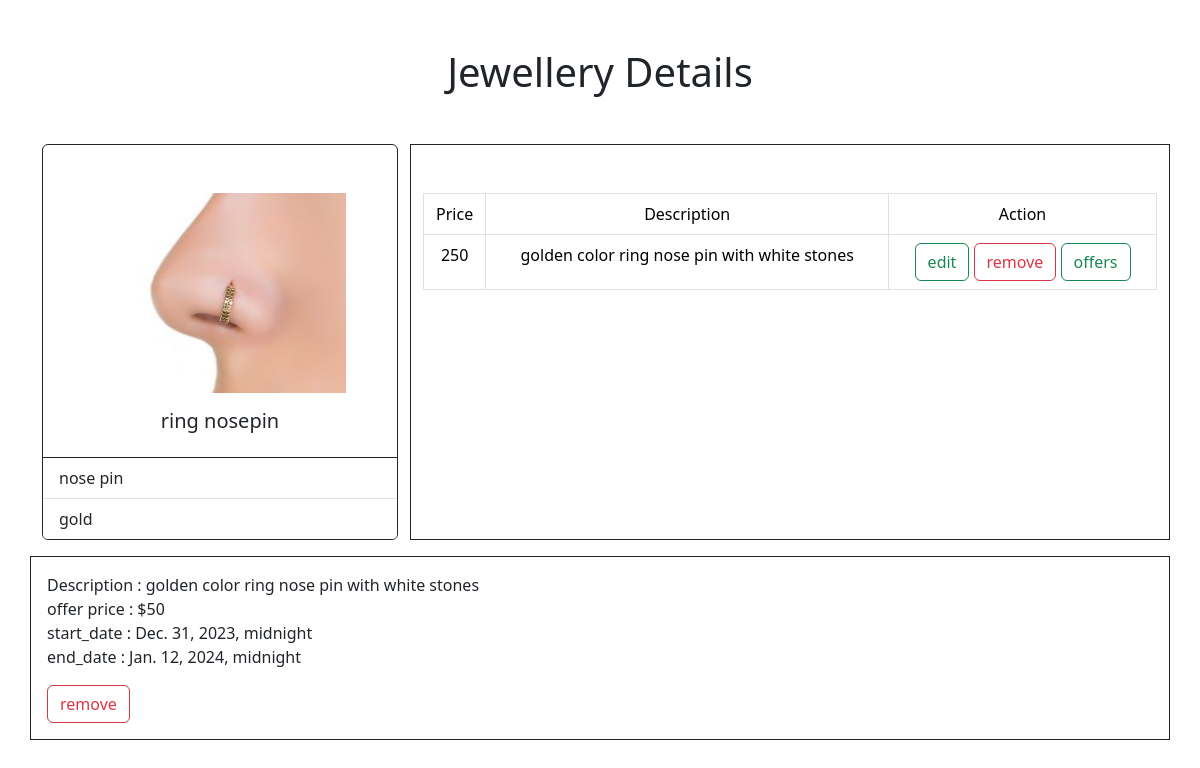
The app's page /jewellery/2 (signed in) with its own data.
### styleshines/models.py (models this page shows, shortened)
class Jewellery(models.Model):
    category=models.ForeignKey(Category,on_delete=models.CASCADE)
    name=models.CharField(max_length=200)
    options=(
        ('gold','gold'),
        ('rose gold ','rose gold'),
        ('white gold','white gold'),
        ('silver','silver'),
        ('oxidized silver','oxidized silver'),
        ('german silver','german silver'),
        ('pearl','pearl')
    )
    type=models.CharField(max_length=200,choices=options,default="gold")
    image=models.ImageField(upload_to='images')

class Category(models.Model):
    category=models.CharField(max_length=200,unique=True)
    is_active=models.BooleanField(default=True)
    def __str__(self):
        return self.category

class JewelleryVarients(models.Model):
    jewel=models.ForeignKey(Jewellery,on_delete=models.CASCADE)
    price=models.PositiveIntegerField()
    description=models.CharField(max_length=200)

class Offers(models.Model):
    jewel_varient=models.ForeignKey(JewelleryVarients,on_delete=models.CASCADE)
    discount_price=models.PositiveIntegerField()
    start_date=models.DateTimeField()
    end_date=models.DateTimeField()

### styleshines/views.py (the view)
# urls.py: path('jewellery/<int:pk>',JewelleryDetailView.as_view(),name='jewellery-detail'),
@method_decorator(desc,name='dispatch')
class JewelleryDetailView(DetailView):
    template_name='styleshines/jewellery_detail.html'
    model=Jewellery
    context_object_name='jewellery'

### styleshines/views.py (called while the page is built)
def signin_required(fn):
    def wrapper(request,*args,**kwargs):
        if not request.user.is_authenticated:
            messages.error(request,'invalid session')
            return redirect('signin')
        else:
            return fn(request,*args,**kwargs)
    return wrapper

def is_admin(fn):
    def wrapper(request,*args,**kwargs):
        if not request.user.is_superuser:
            messages.error(request,'permission denied for current user!!!')
            return redirect('signin')
        else:
            return fn(request,*args,**kwargs)
    return wrapper

### styleshines/templates/styleshines/jewellery_detail.html (shortened to what this page needs)
<!DOCTYPE html>
<html lang="en">
<head>
    <link href="https://cdn.jsdelivr.net/npm/bootstrap@5.3.2/dist/css/bootstrap.min.css" rel="stylesheet">
</head>
<body>
    <div class="container mt-5 ">
        <h1 class="text text-center mb-5">Jewellery Details</h1>
        <div class="row">
            <div class="col-4">
                <div class="card border-dark" style="width:100%">
                    <img src="{{jewellery.image.url}}" class="card-img-top mt-5" alt="..." height="200px" width="100px" style="object-fit: contain;">
                    <div class="card-body">
                      <h5 class="card-title text-center">{{jewellery.name}}</h5>
                    </div>
                    <ul class="list-group list-group-flush ">
                      <li class="list-group-item">{{jewellery.category}}</li>
                      <li class="list-group-item">{{jewellery.type}}</li>
                    </ul>
                  </div>
            </div>
            <div class="col-8 border border-dark">
               <table class="table table-bordered text-center mt-5">
                <tr>
                    <td>Price</td>
                    <td>Description</td>
                    <td>Action</td>
                </tr>
                <tr>
                {%for v in jewellery.jewelleryvarients_set.all%}
                <td>{{v.price}}</td>
                <td>{{v.description}}</td>
                      <td>
                          <a href="{%url 'jewellery-varient-change' v.id%}" class="btn btn-outline-success">edit</i></a>
                          <a href="{%url 'jewellery-varient-remove' v.id%}" class="btn btn-outline-danger">remove</i></a>
                          <a href="{%url 'offers-add' v.id%}" class="btn btn-outline-success">offers</a>
                      </td>
                    </tr>
                {%endfor%}
               </table>
            </div>
        </div>
        <div class="row mt-3">
          {%for v in jewellery.jewelleryvarients_set.all%}
            {%for o in v.offers_set.all%}
              <div class="border border-dark p-3">
                <div>
                  Description : {{o.jewel_varient.description}}
                </div>
                <div><span>offer price  : ${{o.discount_price}}</span></div>
                <div>start_date : {{o.start_date}}</div>
                <div>end_date : {{o.end_date}}</div>
                <a href="{%url 'offer-remove' o.id%}" class="btn btn-outline-danger mt-3">remove</a>
              </div>
            {%endfor%}
          {%endfor%}
      </div>
      </div>
</body>
</html>

### records on screen
Jewellery: image (picture), name "ring nosepin", category "nose pin", type "gold"
JewelleryVarients: price "250", description "golden color ring nose pin with white stones"
Offers: jewel_varient.description "golden color ring nose pin with white stones", discount_price "50", start_date "Dec. 31, 2023, midnight", end_date "Jan. 12, 2024, midnight"
